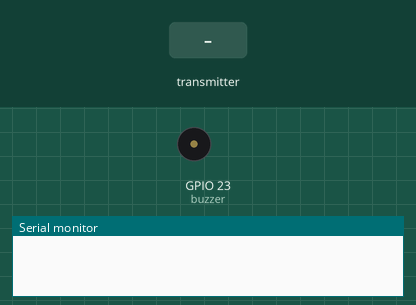
Simulated run of this sketch. Board: ESP32. Shown: buzzer (waves = sounding, pin HIGH), the last lines printed to the serial monitor. The test bench sets the inputs (shaded band).

Above: at 1.2 s.
1.3 s: the transmitter starts sending msg = 25
At 2.0 s:
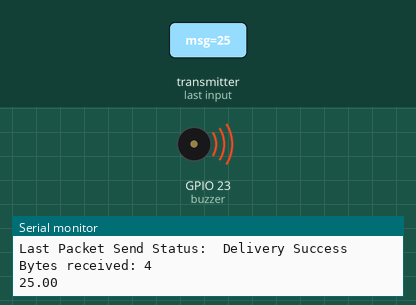
Timing chart, 0 to 10.3 s (numbered marks = the images above; inputs shaded):
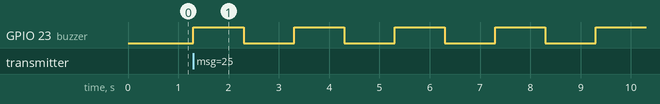

The sketch:

TrackingDevice.ino
```cpp
#include <WiFi.h>
#include <esp_now.h>
#include <TinyGPSPlus.h>

TinyGPSPlus gps;

const int buzzer = 23;
int i = 0;

//receivers MAC-address
// Project ESP had MAC address {0x78, 0xE3, 0x6D, 0x10, 0xF3, 0x40}
uint8_t broadcastAddress[] = {0x78, 0xE3, 0x6D, 0x10, 0xF3, 0x40};

float incomingMsg;

String success;

//creating two structured messages for incoming data andr outgoing data
typedef struct struct_message {
    float msg;
} struct_message;

typedef struct struct_message2{
  float Lat;
  float Lng;
  } struct_message2;

struct_message incoming;
struct_message2 outgoing;

////ESPNOW peer information parameters
esp_now_peer_info_t peerInfo;

//Send data to other esp32
void OnDataSent(const uint8_t *mac_addr, esp_now_send_status_t status) {
  Serial.print("\r\nLast Packet Send Status:\t");
  Serial.println(status == ESP_NOW_SEND_SUCCESS ? "Delivery Success" : "Delivery Fail");
  if (status == 0) {
    success = "Delivery Success :)";
  }
  else {
    success = "Delivery Fail :(";
  }
}

//Recieve data from other esp32 and create variables
void OnDataRecv(const uint8_t * mac, const uint8_t *callbackData, int len) {
  memcpy(&incoming, callbackData, sizeof(incoming));
  Serial.print("Bytes received: ");
  Serial.println(len);
  incomingMsg = incoming.msg;
  Serial.println(incomingMsg);
}

void setup() {
  Serial.begin(115200); //esp32 to laptop
  Serial2.begin(9600); //esp32 to gps-module
  WiFi.mode(WIFI_STA);

  pinMode(buzzer, OUTPUT);

  if (esp_now_init() != ESP_OK) {
    Serial.println("Error initializing ESP-NOW");
    return;
  }

   //will return ESP_NOW_SEND_SUCCESS in sending callback function
  //if the data is received successfully on the MAC layer
  esp_now_register_send_cb(OnDataSent);

  memcpy(peerInfo.peer_addr, broadcastAddress, 6);
  peerInfo.channel = 0;
  peerInfo.encrypt = false; //Encryption is disabled

  //Add peer (other ESP32)
  if (esp_now_add_peer(&peerInfo) != ESP_OK){
    Serial.println("Failed to add peer");
    return;
  }

  //Register other ESP32 for a callback function that will be called when data is received
  esp_now_register_recv_cb(OnDataRecv);
}

void loop() {

 // if incoming message is not 0, outgoing message equals longitude and latitude
  if (incomingMsg != 0){
    outgoing.Lat = gps.location.lat()*1000000; //multiplying with 1 000 000 to ensure
    outgoing.Lng = gps.location.lng()*1000000; //no missing decimals

    //Send the message via ESP-NOW protocol
    esp_err_t result = esp_now_send(broadcastAddress, (uint8_t *) &outgoing, sizeof(outgoing));

    if (result == ESP_OK) {
      Serial.println("Sent successfully");
      }
    else {
      Serial.println("Error sending the data");
      }

 // Buzzer sequence
    for(i = 0; i < 5; i++){
      digitalWrite(buzzer, HIGH); // Send 1KHz sound signal...
      delay(1000);        // ...for 1 sec
      digitalWrite(buzzer, LOW);     // Stop sound...
      delay(1000);
      }
    delay(5000);
   }

  else {

   }
}
```

Measured:
- after the input at 1.3 s, GPIO 23 (buzzer): alternates HIGH for 1.0 s and LOW for 1.0 s, starting at once
